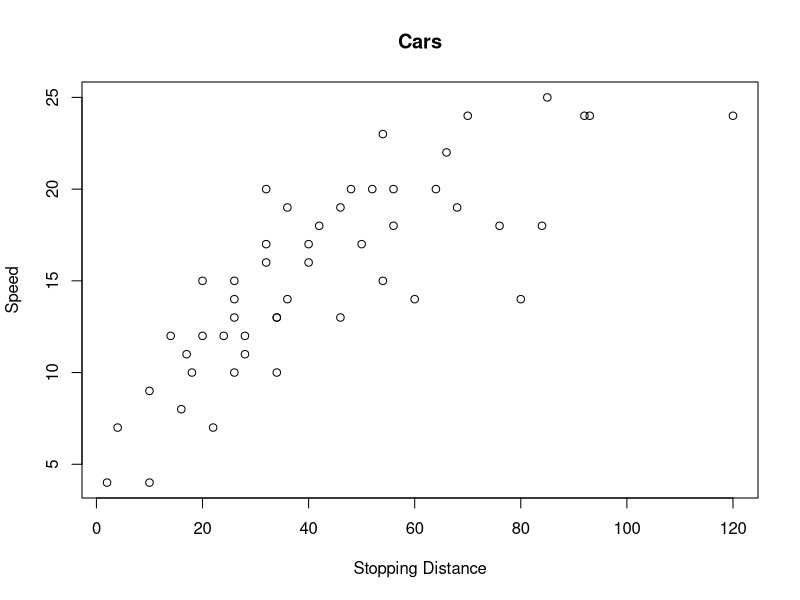
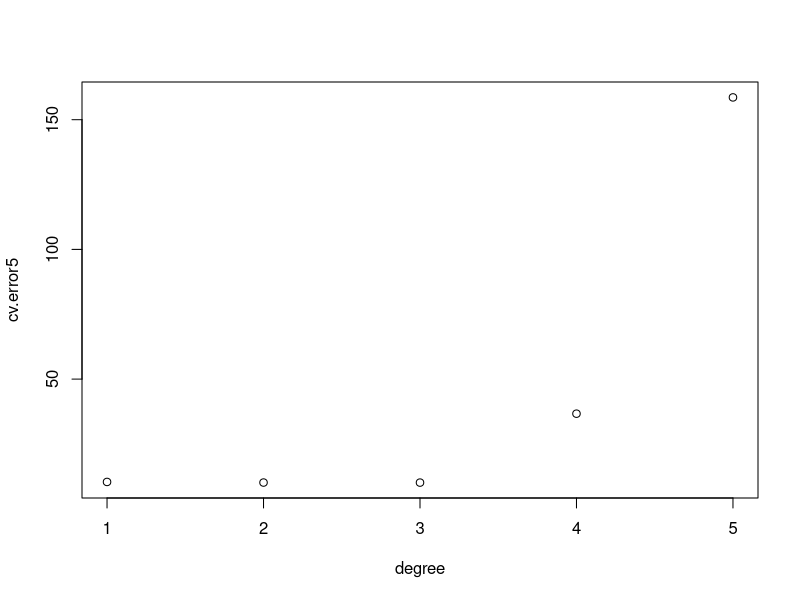

The R script that drew these images, in order: (Note: this script raises an error after producing the figures.)
## ---- chunk 1
library("boot")
require(boot)
library(MASS)
plot(speed~dist, data=cars, main = "Cars" ,
xlab = "Stopping Distance", ylab = "Speed")
## ---- chunk 2
# 使用案例数据产生glm，然后分析CV对于误差的估计以及每个幂指数变化对于误差的影响

glm.fit = glm(speed~dist, data=cars)
degree=1:5
cv.error5=rep(0,5)
cv.test = cv.glm(cars, glm.fit, K=5)

for(d in degree){
glm.fit = glm(speed~poly(dist, d), data=cars)
cv.error5[d] = cv.glm(cars,glm.fit,K=5)$delta[1]
}
plot(cv.error5~degree)
cv.error5

## ---- chunk 3
library("caret")
library(dplyr)
data("cars", package = "caret")
glimpse(cars)

select(cars, -Doors, -Chevy, -sedan) %>%  # 去除掉Doors，chevy，sedan变量
  lm(Price ~ Mileage + Cylinder + Cruise + Sound + Leather + Buick + Cadillac + Pontiac + Saab + Saturn + convertible + coupe + hatchback + wagon, data = .) # 对模型进行线性拟合
library("modelr")
# 使用modelr package进行CV测试
cars_cv <- cars %>% 
  select(-Doors, -Chevy, -sedan) %>% # 同上去除3个变量
  crossv_kfold(10) # CV K-fold K = 10，把模型分10份
cars_cv # 分割的数据集
library(purrr)
cars_cv %>% 
  mutate(train = map(train, as_tibble)) %>% # 把每个train转化为dataframe，然后给定义变量train
  mutate(model = map(train, ~ lm(Price ~ Mileage + Cylinder + Cruise + Sound + Leather + Buick + Cadillac + Pontiac + Saab + Saturn + convertible + coupe + hatchback + wagon,  data = .))) %>% # 对每个train，做线性回归拟合
  mutate(rmse = map2_dbl(model, test, rmse)) %>%
  select(.id, rmse)
## ---- chunk 4

# 该方法同上
ten_fold <- function(x) {
  x %>% 
    mutate(model = map(train, ~ lm(Price ~ Mileage + Cylinder + Cruise + Sound + Leather + Buick + Cadillac + Pontiac + Saab + Saturn + convertible + coupe + hatchback + wagon, data = .))) %>%
  mutate(rmse = map2_dbl(model, test, rmse)) %>%
  select(.id, rmse)
}

## ---- chunk 5
library(modelr)
set.seed(1)  # Run to replicate this post
folds <- crossv_kfold(mtcars, k = 5) # 把数据分成5份
folds$test[[1]] # folds 测试集1中的样本行号
folds$train[[1]] # 对应的训练集1中的样本行号
## ---- chunk 6
lm(mpg~., data=mtcars) # 所有变量都被包括进去
## ---- chunk 7
library(dplyr)
library(purrr)
folds <- folds %>% 
    mutate(model = map(train, ~ lm(mpg ~ ., data = .))) # 对folds里面5个训练集分别进行拟合，并放到新的变量model中
folds 
folds$model[[1]] %>% summary() # 比如看训练集1的模型1
## ---- chunk 8
library(broom)
folds %>% 
    mutate(predicted = map2(model, test, ~ augment(.x, newdata = .y))) # 产生一个新的测试集结果的列predicted
## ---- chunk 9
library(tidyr)

folds %>%
  mutate(predicted = map2(model, test, ~ augment(.x, newdata = .y))) %>% 
  unnest(predicted)
# 同上
predicted <- folds %>% unnest(map2(model, test, ~ augment(.x, newdata = .y)))
predicted
## ---- chunk 10
# 计算残差
predicted <- predicted %>% 
  mutate(residual = .fitted - mpg)

# 绘图
library(ggplot2)
predicted %>%
  ggplot(aes(mpg, residual)) +
    geom_hline(yintercept = 0) +
    geom_point() +
    stat_smooth(method = "loess") +
    theme_minimal()

# 分析结果
rs <- predicted %>%
  group_by(.id) %>% 
  summarise(sst = sum((mpg - mean(mpg)) ^ 2), # Sum of Squares Total
    sse = sum(residual ^ 2),          # Sum of Squares Residual/Error
    r.squared = 1 - sse / sst         # Proportion of variance accounted for
    )
rs
## ---- chunk 11
# Overall
mean(rs$r.squared)
#> [1] 0.616553
# 根据folds的结果，模型可以解释数据集新测试集的61.66%的方差

rs %>% 
  ggplot(aes(r.squared, fill  = .id)) +
    geom_histogram() +
    geom_vline(aes(xintercept = mean(r.squared)))  # 
